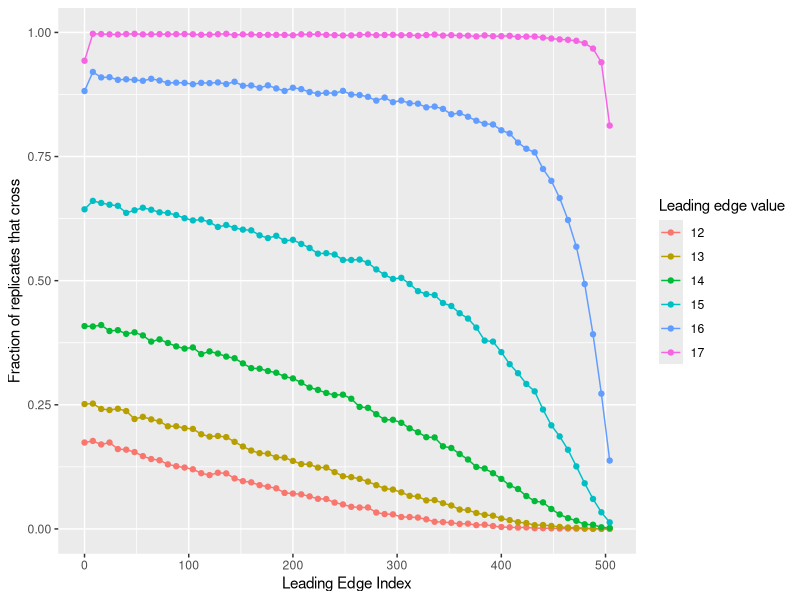
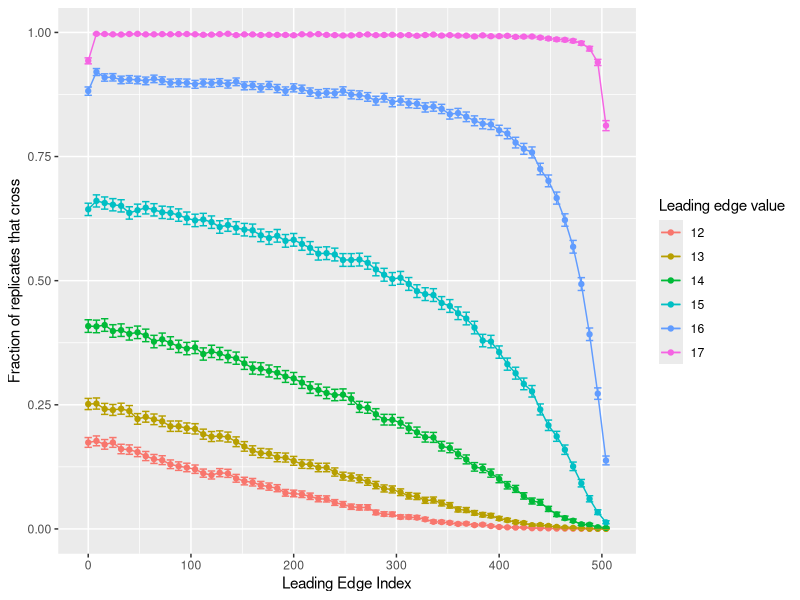

These figures' R source, in order:
rm(list = ls())

library(ggplot2)
library(Hmisc)

plot_dir = '../plots'
if(!dir.exists(plot_dir)){
  dir.create(plot_dir, recursive = T)
}

df_summary = read.csv('../data/processed_summary.csv')
df_summary$lower_bound = Hmisc::binconf(df_summary$count, 10000, alpha = 0.01, method = 'exact')[,2]
df_summary$upper_bound = Hmisc::binconf(df_summary$count, 10000, alpha = 0.01, method = 'exact')[,3]

ggplot(df_summary, aes(x = leading_edge_index, y = crossed_frac, color = as.factor(leading_edge_val))) + 
  geom_line() + 
  geom_point() + 
  scale_y_continuous(limits = c(0,1)) + 
  xlab('Leading Edge Index') + 
  ylab('Fraction of replicates that cross') + 
  labs(color = 'Leading edge value')
ggsave(paste0(plot_dir, '/benchmarking.png'), units = 'in', width = 8, height = 6)

ggplot(df_summary, aes(x = leading_edge_index, y = crossed_frac, color = as.factor(leading_edge_val))) + 
  geom_line() + 
  geom_point() + 
  geom_errorbar(aes(ymin = lower_bound, ymax = upper_bound)) +
  scale_y_continuous(limits = c(0,1)) + 
  xlab('Leading Edge Index') + 
  ylab('Fraction of replicates that cross') + 
  labs(color = 'Leading edge value')
